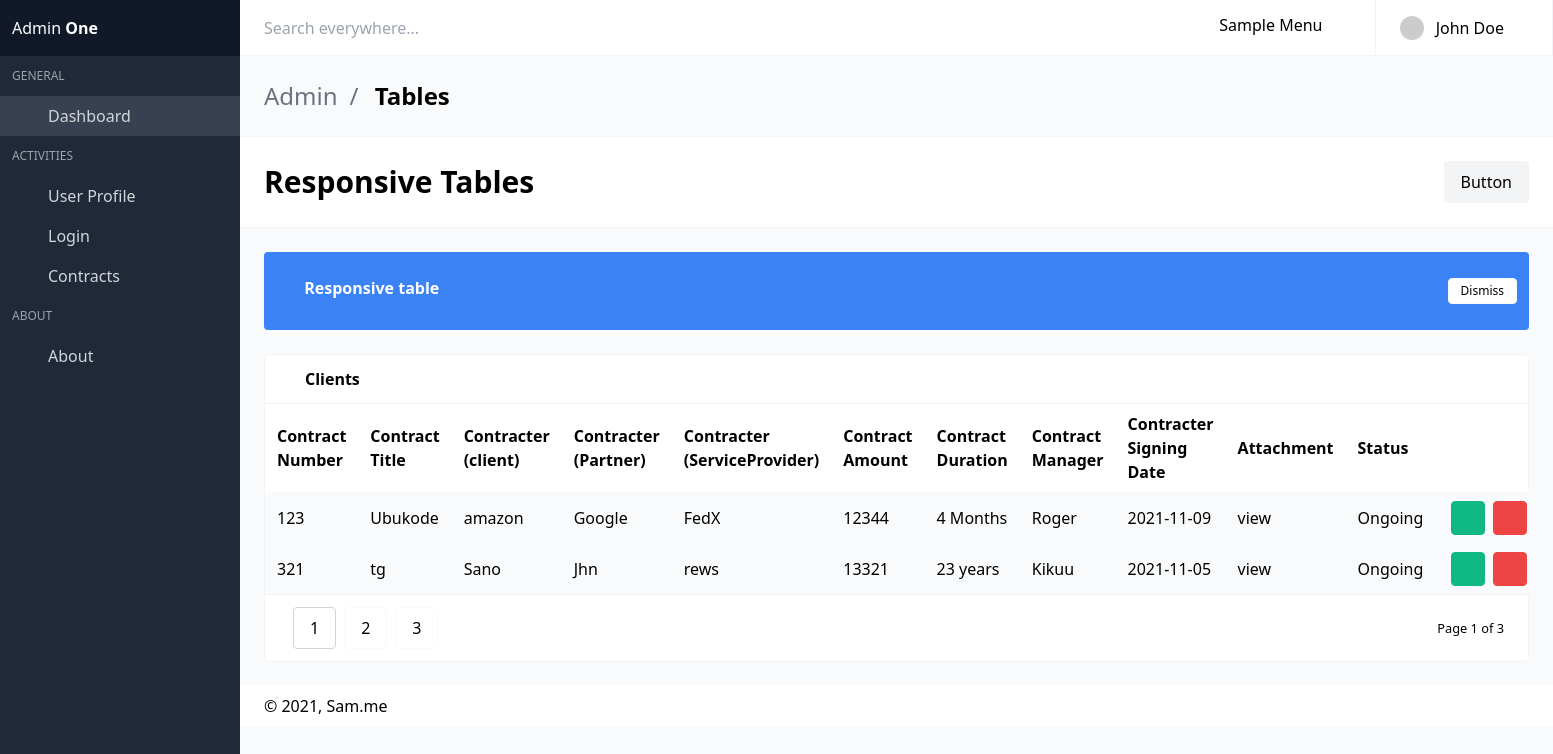
/tables.php, run on the app's committed database.
### tables this page shows
CREATE TABLE `contractor` (
  `c_number` varchar(50) NOT NULL,
  `c_title` varchar(100) NOT NULL,
  `c_client` varchar(30) NOT NULL,
  `c_partner` varchar(30) NOT NULL,
  `c_sp` varchar(40) NOT NULL,
  `c_amount` int(100) NOT NULL,
  `c_manager` varchar(30) NOT NULL,
  `c_duration` varchar(40) NOT NULL,
  `c_attachment` blob NOT NULL,
  `c_date` date NOT NULL,
  `status` varchar(30) NOT NULL
);

### tables.php (the view, shortened to what this page needs)
<!DOCTYPE html>
<html lang="en" class="">
<head>
  <link rel="stylesheet" href="css/main.css?v=1628755089081">
</head>
<body>
<div id="app">
<nav id="navbar-main" class="navbar is-fixed-top">
  <div class="navbar-brand">
    <div class="navbar-item">
      <div class="control"><input placeholder="Search everywhere..." class="input"></div>
    </div>
  </div>
  <div class="navbar-menu" id="navbar-menu">
    <div class="navbar-end">
      <div class="navbar-item dropdown has-divider">
        <a class="navbar-link">
          <span class="icon"><i class="mdi mdi-menu"></i></span>
          <span>Sample Menu</span>
          <span class="icon">
          </span>
        </a>
      </div>
      <div class="navbar-item dropdown has-divider has-user-avatar">
        <a class="navbar-link">
          <div class="user-avatar">
            <img src="https://avatars.dicebear.com/v2/initials/john-doe.svg" alt="John Doe" class="rounded-full">
          </div>
          <div class="is-user-name"><span>John Doe</span></div>
          <span class="icon"><i class="mdi mdi-chevron-down"></i></span>
        </a>
      </div>
    </div>
  </div>
</nav>
<aside class="aside is-placed-left is-expanded">
  <div class="aside-tools">
    <div>
      Admin <b class="font-black">One</b>
    </div>
  </div>
  <div class="menu is-menu-main">
    <p class="menu-label">General</p>
    <ul class="menu-list">
      <li class="active">
        <a href="dashboard.php">
          <span class="icon"><i class="mdi mdi-desktop-mac"></i></span>
          <span class="menu-item-label">Dashboard</span>
        </a>
      </li>
    </ul>
    <p class="menu-label">Activities</p>
    <ul class="menu-list">
      <li class="--set-active-profile-html">
        <a href="profile.php">
          <span class="icon"><i class="mdi mdi-account-circle"></i></span>
          <span class="menu-item-label">User Profile</span>
        </a>
      </li>
      <li>
        <a href="login.php">
          <span class="icon"><i class="mdi mdi-lock"></i></span>
          <span class="menu-item-label">Login</span>
        </a>
      </li>
      <li>
        <a class="dropdown">
          <span class="icon"><i class="mdi mdi-view-list"></i></span>
          <span class="menu-item-label">Contracts</span>
          <span class="icon"><i class="mdi mdi-plus"></i></span>
        </a>
      </li>
    </ul>
    <p class="menu-label">About</p>
    <ul class="menu-list">
      <li>
        <a href="https://justboil.me/tailwind-admin-templates" class="has-icon">
          <span class="icon"><i class="mdi mdi-help-circle"></i></span>
          <span class="menu-item-label">About</span>
        </a>
      </li>
    </ul>
  </div>
</aside>
<section class="is-title-bar">
  <div class="flex flex-col md:flex-row items-center justify-between space-y-6 md:space-y-0">
    <ul>
      <li>Admin</li>
      <li>Tables</li>
    </ul>
  </div>
</section>
<section class="is-hero-bar">
  <div class="flex flex-col md:flex-row items-center justify-between space-y-6 md:space-y-0">
    <h1 class="title">
      Responsive Tables
    </h1>
    <button class="button light">Button</button>
  </div>
</section>
  <section class="section main-section">
    <div class="notification blue">
      <div class="flex flex-col md:flex-row items-center justify-between space-y-3 md:space-y-0">
        <div>
          <span class="icon"><i class="mdi mdi-buffer"></i></span>
          <b>Responsive table</b>
        </div>
        <button type="button" class="button small textual --jb-notification-dismiss">Dismiss</button>
      </div>
    </div>
    <div class="card has-table">
      <header class="card-header">
        <p class="card-header-title">
          <span class="icon"><i class="mdi mdi-account-multiple"></i></span>
          Clients
        </p>
        <a href="#" class="card-header-icon">
          <span class="icon"><i class="mdi mdi-reload"></i></span>
        </a>
      </header>
      <div class="card-content">
        <table>
          <thead>
          <tr>
            <th>Contract Number</th>
            <th>Contract Title</th>
            <th>Contracter (client)</th>
            <th>Contracter (Partner)</th>
            <th>Contracter (ServiceProvider)</th>
            <th>Contract Amount</th>
            <th>Contract Duration</th>
            <th>Contract Manager</th>
            <th>Contracter Signing Date</th>
            <th>Attachment</th>
            <th>Status</th>
            <th></th>
          </tr>
          </thead>
          <tbody>
<?php
include "db.php";
$records = mysqli_query($conn,"select c_number,c_title,c_client,c_partner,c_sp,c_amount,c_duration,c_manager,c_date,c_attachment from contractor");
while($data = mysqli_fetch_array($records))
{
?>
          <tr>
            <td data-label="Number"><?php echo $data['c_number']; ?></td>
            <td data-label="Title"><?php echo $data['c_title']; ?></td>
            <td data-label="Client"><?php echo $data['c_client']; ?></td>
            <td data-label="Partner" ><?php echo $data['c_partner']; ?></td>
            <td data-label="Number"><?php echo $data['c_sp']; ?></td>
            <td data-label="Number"><?php echo $data['c_amount']; ?></td>
            <td data-label="Number"><?php echo $data['c_duration']; ?></td>
            <td data-label="Number"><?php echo $data['c_manager']; ?></td>
            <td data-label="Number"><?php echo $data['c_date']; ?></td>
            <td data-label="Number"><a target='_blank' href='myfile/'>view</a></td>
            <td data-label="Number">Ongoing</td>
            <td class="actions-cell">
              <div class="buttons right nowrap"><a href="view2.php?c_number=<?php echo $data['c_number'];?>">
                <button class="button small green --jb-modal"  data-target="sample-modal-2" type="button">
                  <span class="icon"><i class="mdi mdi-eye"></i></span></a>
                </button><a href="view.php?c_number=<?php echo $data['c_number'];?>">
                <button class="button small red --jb-modal" type="button">
                  <span class="icon"><i class="mdi mdi-trash-can"></i></span>
                </button>
              </div>
            </td>
          </tr>
          </tbody>
          <?php
}
?>
        </table>
        <div class="table-pagination">
          <div class="flex items-center justify-between">
            <div class="buttons">
              <button type="button" class="button active">1</button>
              <button type="button" class="button">2</button>
              <button type="button" class="button">3</button>
            </div>
            <small>Page 1 of 3</small>
          </div>
        </div>
      </div>
    </div>
  </section>
<footer class="footer">
  <div class="flex flex-col md:flex-row items-center justify-between space-y-3 md:space-y-0">
    <div class="flex items-center justify-start space-x-3">
      <div>
        © 2021, Sam.me
      </div>
    </div>
  </div>
</footer>
</div>
<link rel="stylesheet" href="https://cdn.materialdesignicons.com/4.9.95/css/materialdesignicons.min.css">
</body>
</html>

### data on the page
contractor: c_number "123", c_title "Ubukode", c_client "amazon", c_partner "Google", c_sp "FedX", c_amount "12344", c_duration "4 Months", c_manager "Roger", c_date "2021-11-09"
contractor: c_number "321", c_title "tg", c_client "Sano", c_partner "Jhn", c_sp "rews", c_amount "13321", c_duration "23 years", c_manager "Kikuu", c_date "2021-11-05"
